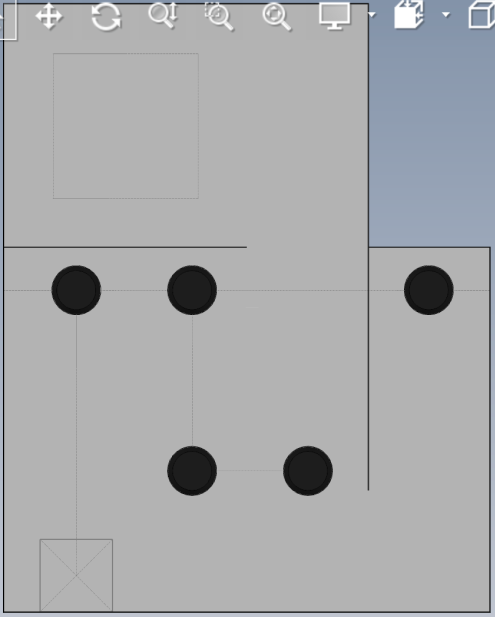
#> input picture src/map/prebuilt_map.png, 495 x 617 px
$ python map2binary.py
#> lines starting #> are read from the running program, lines starting #| are printed output that depends on the picture; after the words box and inside, x2 and y2 are one past the last pixel; in counts of white or black regions, pixels touching at a corner belong together
"""This python file converts a 2D map into a binary map to be used as the occupancy map"""

import cv2

# Load the pre-built map as an image
map_image = cv2.imread('prebuilt_map.png')
#> map_image is the input picture: shape (617, 495, 3); mean B, G, R 172.9, 170.6, 169.1

cv2.imshow("pre built map", map_image)
cv2.waitKey(0)
# Convert the image to grayscale
gray_image = cv2.cvtColor(map_image, cv2.COLOR_BGR2GRAY)
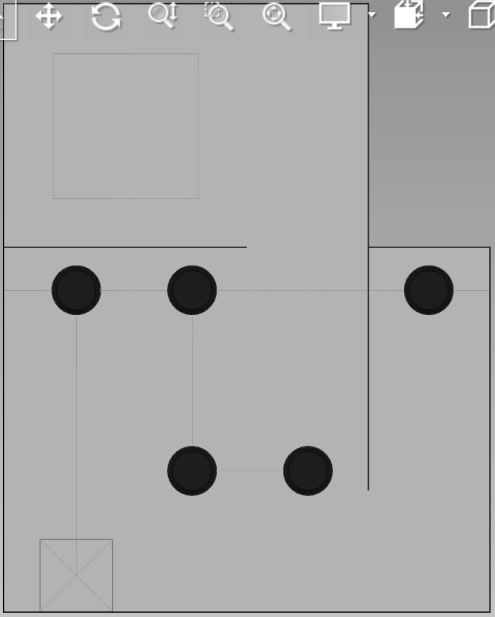
#> gray_image: shape (617, 495); min 0, max 255, mean 170.4

# Threshold the grayscale image to create a binary map
ret, binary_map = cv2.threshold(gray_image, 127, 255, cv2.THRESH_BINARY)
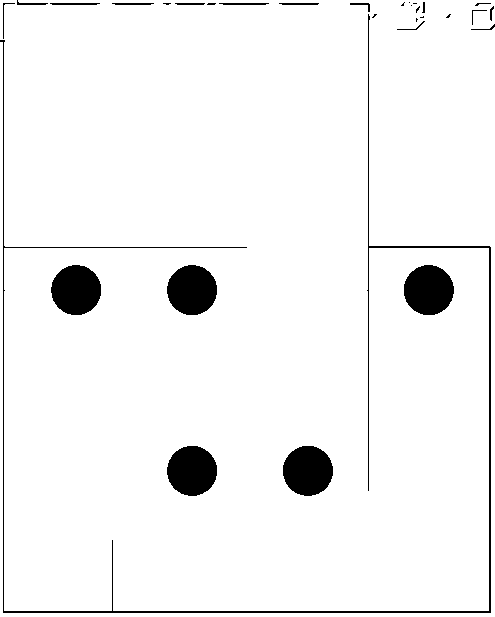
#> binary_map: shape (617, 495); 95.4% white; 31 black regions (11 under 20 px), largest, box (x1, y1, x2, y2) and area: (0, 14, 491, 613) 3322, (283, 446, 333, 496) 1970, (404, 265, 454, 315) 1965

# Save the binary map as an image
cv2.imwrite('binary_map.png', binary_map)
